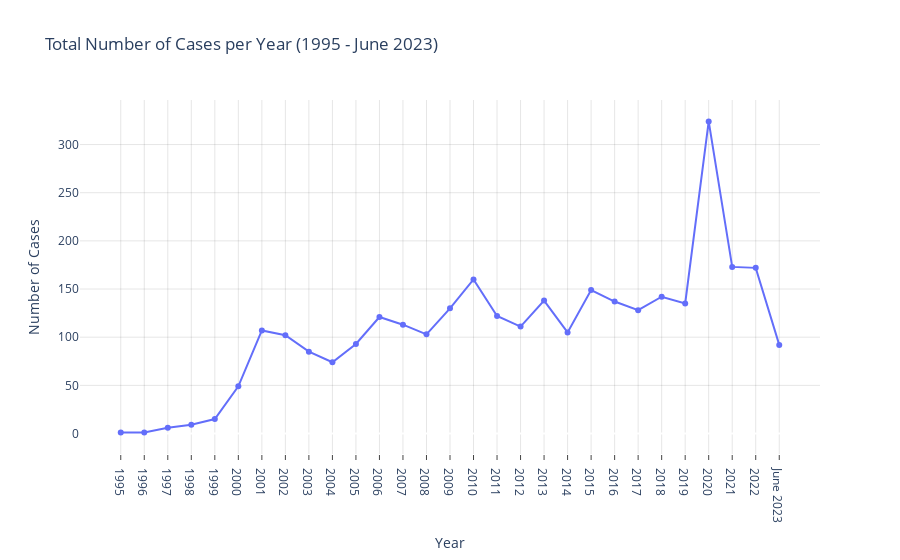

Notebook source saved alongside this figure:
### Code cell
import pandas as pd
import plotly.graph_objs as go
from plotly.offline import iplot, init_notebook_mode

init_notebook_mode(connected=True)

df_filtered = df[(df['year'] >= 1995) & (df['year'] <= 2023)]
grouped = df_filtered.groupby('year').size().reset_index(name='case_count')
grouped['year'] = grouped['year'].astype(str)
index_2023 = grouped[grouped['year'] == '2023'].index[0]
grouped.at[index_2023, 'year'] = 'June 2023'
trace = go.Scatter(
    x=grouped['year'],
    y=grouped['case_count'],
    mode='lines+markers',
    name='Total Cases'
)

layout = go.Layout(
    title='Total Number of Cases per Year (1995 - June 2023)',
    xaxis=dict(
        title='Year',
        tickmode='array',
        tickvals=grouped['year'],  
        ticktext=grouped['year'],  
        ticks='outside',
        showgrid=True,
        gridcolor='rgba(0, 0, 0, 0.1)'
    ),
    yaxis=dict(
        title='Number of Cases',
        showgrid=True,
        gridcolor='rgba(0, 0, 0, 0.1)'
    ),
    hovermode='closest',
    plot_bgcolor='white',
    paper_bgcolor='white'
)

fig = go.Figure(data=[trace], layout=layout)
iplot(fig)

### Figure 1 — Plotly figure (JSON) as saved in the notebook; plotly's stock layout.template omitted (floating-point values rounded to 4 significant figures)
{"data": [{"mode": "lines+markers", "name": "Total Cases", "type": "scatter", "x": ["1995", "1996", "1997", "1998", "1999", "2000", "2001", "2002", "2003", "2004", "2005", "2006", "2007", "2008", "2009", "2010", "2011", "2012", "2013", "2014", "2015", "2016", "2017", "2018", "2019", "2020", "2021", "2022", "June 2023"], "y": [1, 1, 6, 9, 15, 49, 107, 102, 85, 74, 93, 121, 113, 103, 130, 160, 122, 111, 138, 105, 149, 137, 128, 142, 135, 324, 173, 172, 92]}], "layout": {"hovermode": "closest", "paper_bgcolor": "white", "plot_bgcolor": "white", "title": {"text": "Total Number of Cases per Year (1995 - June 2023)"}, "xaxis": {"gridcolor": "rgba(0, 0, 0, 0.1)", "showgrid": true, "tickmode": "array", "ticks": "outside", "ticktext": ["1995", "1996", "1997", "1998", "1999", "2000", "2001", "2002", "2003", "2004", "2005", "2006", "2007", "2008", "2009", "2010", "2011", "2012", "2013", "2014", "2015", "2016", "2017", "2018", "2019", "2020", "2021", "2022", "June 2023"], "tickvals": ["1995", "1996", "1997", "1998", "1999", "2000", "2001", "2002", "2003", "2004", "2005", "2006", "2007", "2008", "2009", "2010", "2011", "2012", "2013", "2014", "2015", "2016", "2017", "2018", "2019", "2020", "2021", "2022", "June 2023"], "title": {"text": "Year"}}, "yaxis": {"gridcolor": "rgba(0, 0, 0, 0.1)", "showgrid": true, "title": {"text": "Number of Cases"}}}}
